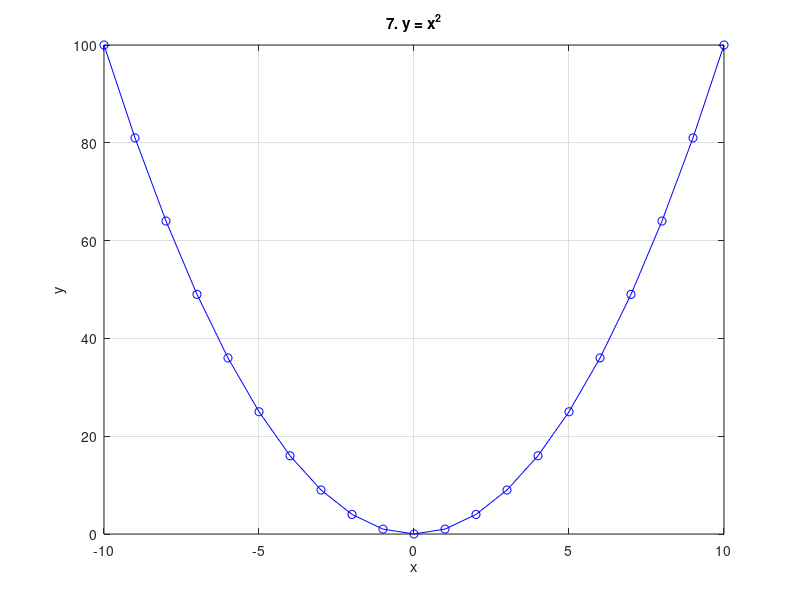

Write the MATLAB code that produced this figure.
%% Day 2 - Vectors in MATLAB
% Author: Amirtha
% Description: Vectors, properties, functions, and practice problems
% -----------------------------------------------------------

clc; clear;
disp("=== DAY 2: VECTORS IN MATLAB ===");

%% Example of linspace
disp("Example of linspace:");
v = linspace(0, 10, 5);
disp(v);
% linspace(start, end, n) creates n equally spaced points from start to end.

% -----------------------------------------------------------
% PRACTICE TASKS
% -----------------------------------------------------------

disp("=== PRACTICE TASKS ===");

%% 1. Create a vector v from 2 to 20 with a step of 2
v = 2:2:20;
disp("1. Vector v = "); disp(v);

%% 2. Find the sum, mean, and length of vector v
v_sum = sum(v);
v_mean = mean(v);
v_len = length(v);
fprintf("2. Sum = %d, Mean = %.2f, Length = %d\n", v_sum, v_mean, v_len);

%% 3. Create two vectors a and b and find their dot and cross products
a = [1 2 3];
b = [4 5 6];
dot_ab = dot(a, b);
cross_ab = cross(a, b);
disp("3. Dot product = "); disp(dot_ab);
disp("   Cross product = "); disp(cross_ab);

%% 4. Generate a linearly spaced vector between 0 and 1 with 10 elements
lin_vec = linspace(0, 1, 10);
disp("4. Linearly spaced vector = "); disp(lin_vec);

%% 5. Find all elements greater than 5 from [1 4 7 9 2 8]
nums = [1 4 7 9 2 8];
greater_than_5 = nums(nums > 5);
disp("5. Elements greater than 5 = "); disp(greater_than_5);

%% 6. Sort [3 8 1 9 2 6] in descending order
arr = [3 8 1 9 2 6];
sorted_desc = sort(arr, 'descend');
disp("6. Sorted in descending order = "); disp(sorted_desc);

%% 7. Plot y = x^2 for x from -10 to 10
x = -10:1:10;
y = x.^2;
figure;
plot(x, y, 'b-o');
title('7. y = x^2');
xlabel('x');
ylabel('y');
grid on;

%% 8. Find the norm (magnitude) of [3 4]
vec = [3 4];
mag = norm(vec);
disp("8. Magnitude of [3 4] = "); disp(mag);

%% 9. Combine two vectors [1 3 5] and [2 4 6]
a = [1 3 5];
b = [2 4 6];
combined = [a b];
disp("9. Combined vector = "); disp(combined);

%% 10. Try max, min, and sum on random vector
r = [12 45 3 9 27];
max_r = max(r);
min_r = min(r);
sum_r = sum(r);
fprintf("10. max = %d, min = %d, sum = %d\n", max_r, min_r, sum_r);

disp("=== END OF DAY 2 TASKS ===");
